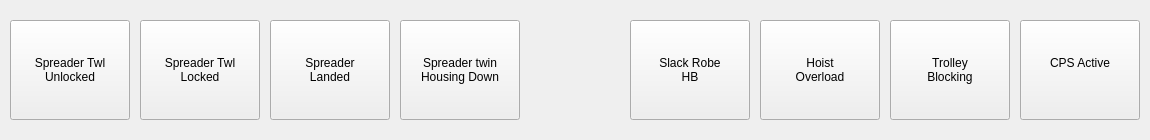
     <widget class="QWidget" name="topInfoWidget" native="true">
      <property name="minimumSize">
       <size>
        <width>0</width>
        <height>140</height>
       </size>
      </property>
      <property name="maximumSize">
       <size>
        <width>16777215</width>
        <height>140</height>
       </size>
      </property>
      <layout class="QHBoxLayout" name="horizontalLayout_2">
       <property name="spacing">
        <number>10</number>
       </property>
       <property name="leftMargin">
        <number>10</number>
       </property>
       <property name="topMargin">
        <number>0</number>
       </property>
       <property name="rightMargin">
        <number>10</number>
       </property>
       <property name="bottomMargin">
        <number>0</number>
       </property>
       <item>
        <widget class="QToolButton" name="spreaderTWLUnlocked">
         <property name="minimumSize">
          <size>
           <width>120</width>
           <height>100</height>
          </size>
         </property>
         <property name="text">
          <string>Spreader Twl 
Unlocked</string>
         </property>
         <property name="icon">
          <iconset>
           <normaloff>UI/resources/redlight.png</normaloff>UI/resources/redlight.png</iconset>
         </property>
         <property name="iconSize">
          <size>
           <width>80</width>
           <height>80</height>
          </size>
         </property>
         <property name="checkable">
          <bool>true</bool>
         </property>
         <property name="toolButtonStyle">
          <enum>Qt::ToolButtonTextUnderIcon</enum>
         </property>
        </widget>
       </item>
       <item>
        <widget class="QToolButton" name="spreaderTWLLocked">
         <property name="minimumSize">
          <size>
           <width>120</width>
           <height>100</height>
          </size>
         </property>
         <property name="text">
          <string>Spreader Twl 
Locked</string>
         </property>
         <property name="icon">
          <iconset>
           <normaloff>UI/resources/greenlight.png</normaloff>UI/resources/greenlight.png</iconset>
         </property>
         <property name="iconSize">
          <size>
           <width>80</width>
           <height>80</height>
          </size>
         </property>
         <property name="checkable">
          <bool>true</bool>
         </property>
         <property name="toolButtonStyle">
          <enum>Qt::ToolButtonTextUnderIcon</enum>
         </property>
        </widget>
       </item>
       <item>
        <widget class="QToolButton" name="spreaderLanded">
         <property name="minimumSize">
          <size>
           <width>120</width>
           <height>100</height>
          </size>
         </property>
         <property name="text">
          <string>Spreader
Landed</string>
         </property>
         <property name="icon">
          <iconset>
           <normaloff>UI/resources/greenlight.png</normaloff>UI/resources/greenlight.png</iconset>
         </property>
         <property name="iconSize">
          <size>
           <width>80</width>
           <height>80</height>
          </size>
         </property>
         <property name="checkable">
          <bool>true</bool>
         </property>
         <property name="toolButtonStyle">
          <enum>Qt::ToolButtonTextUnderIcon</enum>
         </property>
        </widget>
       </item>
       <item>
        <widget class="QToolButton" name="housingDown">
         <property name="minimumSize">
          <size>
           <width>120</width>
           <height>100</height>
          </size>
         </property>
         <property name="text">
          <string>Spreader twin
Housing Down</string>
         </property>
         <property name="icon">
          <iconset>
           <normaloff>UI/resources/yellowlight.png</normaloff>UI/resources/yellowlight.png</iconset>
         </property>
         <property name="iconSize">
          <size>
           <width>80</width>
           <height>80</height>
          </size>
         </property>
         <property name="checkable">
          <bool>true</bool>
         </property>
         <property name="toolButtonStyle">
          <enum>Qt::ToolButtonTextUnderIcon</enum>
         </property>
        </widget>
       </item>
       <item>
        <spacer name="horizontalSpacer">
         <property name="orientation">
          <enum>Qt::Horizontal</enum>
         </property>
         <property name="sizeType">
          <enum>QSizePolicy::Preferred</enum>
         </property>
         <property name="sizeHint" stdset="0">
          <size>
           <width>100</width>
           <height>20</height>
          </size>
         </property>
        </spacer>
       </item>
       <item>
        <widget class="QToolButton" name="slackRobe">
         <property name="minimumSize">
          <size>
           <width>120</width>
           <height>100</height>
          </size>
         </property>
         <property name="text">
          <string>Slack Robe
HB</string>
         </property>
         <property name="icon">
          <iconset>
           <normaloff>UI/resources/yellowlight.png</normaloff>UI/resources/yellowlight.png</iconset>
         </property>
         <property name="iconSize">
          <size>
           <width>80</width>
           <height>80</height>
          </size>
         </property>
         <property name="checkable">
          <bool>true</bool>
         </property>
         <property name="toolButtonStyle">
          <enum>Qt::ToolButtonTextUnderIcon</enum>
         </property>
        </widget>
       </item>
       <item>
        <widget class="QToolButton" name="hoistOverload">
         <property name="minimumSize">
          <size>
           <width>120</width>
           <height>100</height>
          </size>
         </property>
         <property name="text">
          <string>Hoist
Overload</string>
         </property>
         <property name="icon">
          <iconset>
           <normaloff>UI/resources/yellowlight.png</normaloff>UI/resources/yellowlight.png</iconset>
         </property>
         <property name="iconSize">
          <size>
           <width>80</width>
           <height>80</height>
          </size>
         </property>
         <property name="checkable">
          <bool>true</bool>
         </property>
         <property name="toolButtonStyle">
          <enum>Qt::ToolButtonTextUnderIcon</enum>
         </property>
        </widget>
       </item>
       <item>
        <widget class="QToolButton" name="trolleyBlocking">
         <property name="minimumSize">
          <size>
           <width>120</width>
           <height>100</height>
          </size>
         </property>
         <property name="text">
          <string>Trolley
Blocking</string>
         </property>
         <property name="icon">
          <iconset>
           <normaloff>UI/resources/yellowlight.png</normaloff>UI/resources/yellowlight.png</iconset>
         </property>
         <property name="iconSize">
          <size>
           <width>80</width>
           <height>80</height>
          </size>
         </property>
         <property name="checkable">
          <bool>true</bool>
         </property>
         <property name="toolButtonStyle">
          <enum>Qt::ToolButtonTextUnderIcon</enum>
         </property>
        </widget>
       </item>
       <item>
        <widget class="QToolButton" name="cpsActive">
         <property name="minimumSize">
          <size>
           <width>120</width>
           <height>100</height>
          </size>
         </property>
         <property name="text">
          <string>CPS Active
</string>
         </property>
         <property name="icon">
          <iconset>
           <normaloff>UI/resources/greenlight.png</normaloff>UI/resources/greenlight.png</iconset>
         </property>
         <property name="iconSize">
          <size>
           <width>80</width>
           <height>80</height>
          </size>
         </property>
         <property name="checkable">
          <bool>true</bool>
         </property>
         <property name="toolButtonStyle">
          <enum>Qt::ToolButtonTextUnderIcon</enum>
         </property>
        </widget>
       </item>
      </layout>
     </widget>
